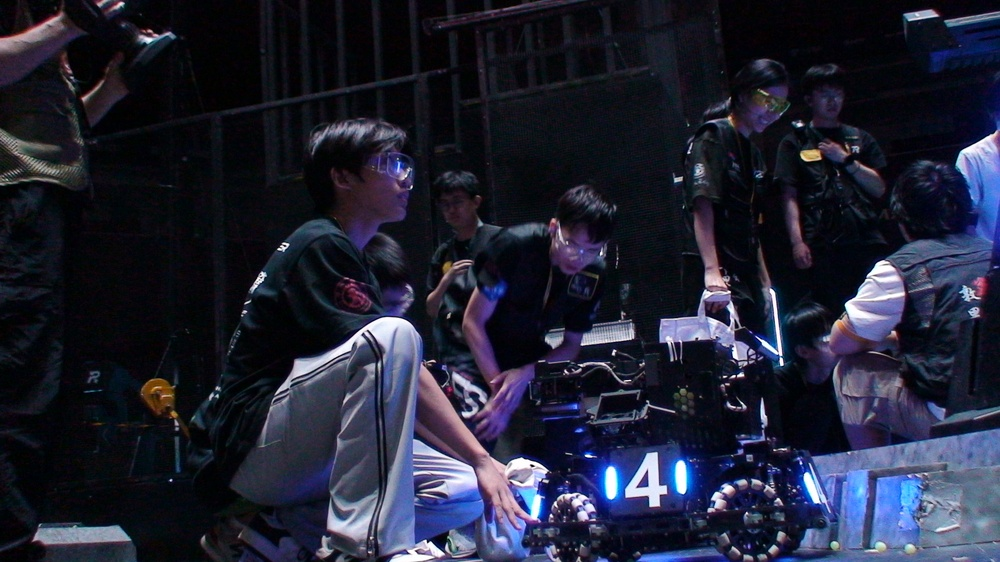
//> input picture opencv_project_2/resources/test_image_2.jpg, 1000 x 562 px, shrunk from 2016 x 1134 before the run
$ ./main   (built with g++ and OpenCV 4)
//> lines starting //> are read from the running program, lines starting //| are printed output that depends on the picture; after the words box and inside, x2 and y2 are one past the last pixel; in counts of white or black regions, pixels touching at a corner belong together
#include <opencv2/opencv.hpp>
#include <opencv2/imgproc.hpp>
#include <opencv2/imgcodecs.hpp>
#include <iostream>
#include <vector>
#include <iomanip>

using namespace cv;
using namespace std;

int main() {
    string imagePath = "resources/test_image_2.jpg";
    Mat originalImage = imread(imagePath, IMREAD_COLOR);
//> originalImage is the input picture: 562 rows x 1000 cols, CV_8UC3; mean B, G, R 51.6, 35, 33


    // 步骤1: 应用高斯模糊
    Mat blurredImage;
    GaussianBlur(originalImage, blurredImage, Size(11, 11), 0);
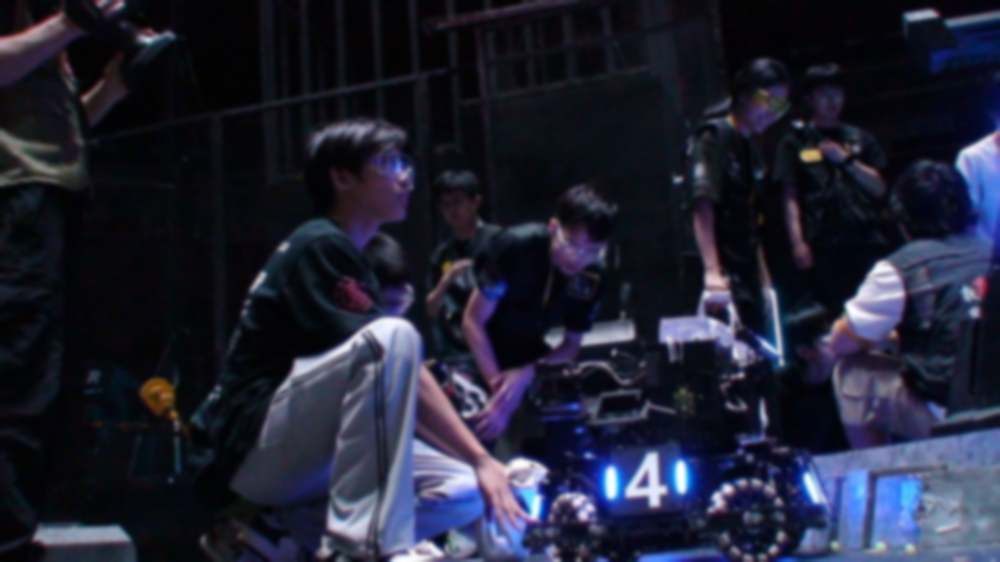
//> blurredImage: 562 rows x 1000 cols, CV_8UC3; mean B, G, R 51.6, 35, 33

    // 步骤2: 转换为灰度图
    Mat grayImage;
    cvtColor(blurredImage, grayImage, COLOR_BGR2GRAY);
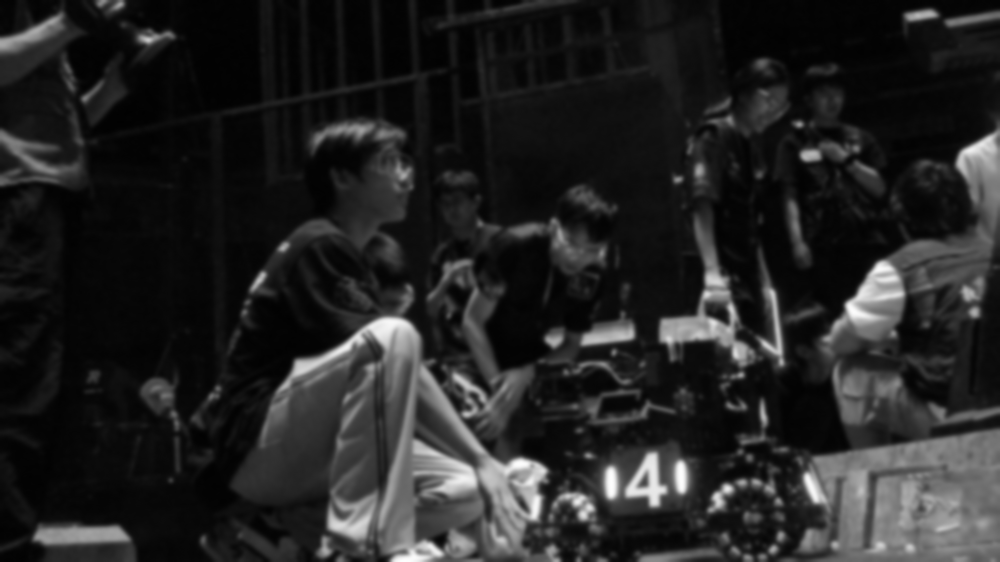
//> grayImage: 562 rows x 1000 cols, CV_8UC1; min 1, max 253, mean 36.3

    // 步骤3: 图像二值化
    Mat binaryImage;
    threshold(grayImage, binaryImage, 230, 255, THRESH_BINARY);
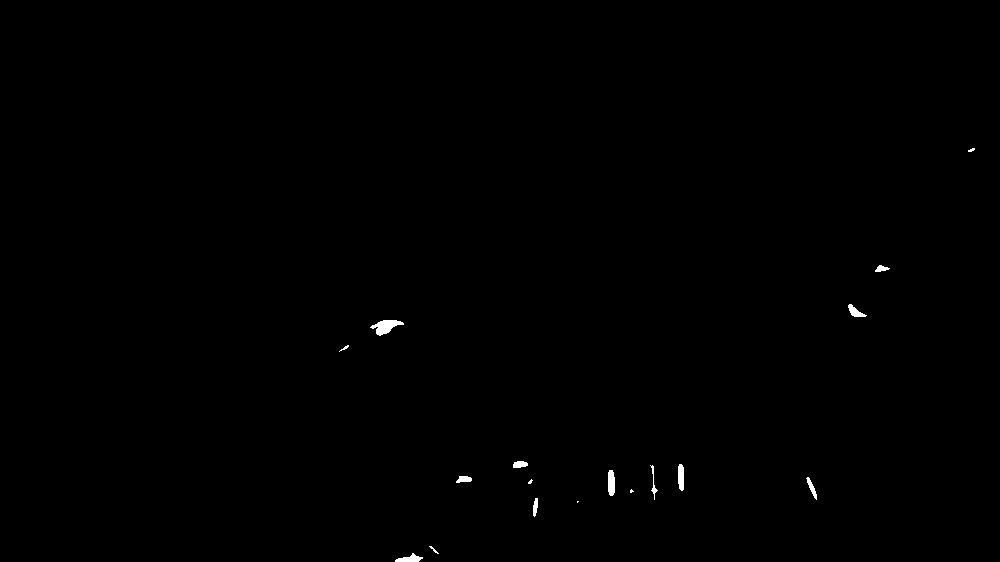
//> binaryImage: 562 rows x 1000 cols, CV_8UC1; 0.25% white; 17 white regions (4 under 20 px), largest, box (x1, y1, x2, y2) and area: (370, 320, 404, 336) 279, (608, 470, 615, 496) 162, (678, 464, 684, 491) 145

    // 步骤4: 形态学开运算
    Mat morphImage;
    Mat kernel = getStructuringElement(MORPH_ELLIPSE, Size(15, 15));
    morphologyEx(binaryImage, morphImage, MORPH_OPEN, kernel);
//> morphImage: 562 rows x 1000 cols, CV_8UC1; every value is 0

    // 步骤5: Canny边缘检测
    Mat cannyImage;
    Canny(morphImage, cannyImage, 50, 150);

    // 步骤6: 识别细长轮廓，画出最小外接矩形
    Mat resultImage = originalImage.clone();

    // 寻找轮廓
    vector<vector<Point>> contours;
    vector<Vec4i> hierarchy;
    findContours(morphImage, contours, hierarchy, RETR_EXTERNAL, CHAIN_APPROX_SIMPLE);
//> contours = 0 contours

    // 为每个轮廓绘制最小外接矩形
    for (size_t i = 0; i < contours.size(); i++) {
        // 过滤掉太小的轮廓
        double area = contourArea(contours[i]);
        if (area < 500) { // 最小面积阈值
            continue;
        }

        // 计算最小外接矩形
        RotatedRect minRect = minAreaRect(contours[i]);

        float width = minRect.size.width;
        float height = minRect.size.height;
        float aspectRatio = max(width, height) / min(width, height);

        if (aspectRatio < 2.0) {
            continue;
        }

        // 获取矩形的四个顶点
        Point2f vertices[4];
        minRect.points(vertices);

        // 绘制最小外接矩形
        for (int j = 0; j < 4; j++) {
            line(resultImage, vertices[j], vertices[(j + 1) % 4], Scalar(0, 255, 0), 2);
        }

    }
//> this loop made 0 passes

    // 收集所有细长轮廓的最小外接矩形
    vector<RotatedRect> elongatedRects;
    for (size_t i = 0; i < contours.size(); i++) {
        double area = contourArea(contours[i]);
        if (area < 500) continue;
        RotatedRect minRect = minAreaRect(contours[i]);
        float width = minRect.size.width;
        float height = minRect.size.height;
        float aspectRatio = max(width, height) / min(width, height);
        if (aspectRatio < 2.0) continue;
        elongatedRects.push_back(minRect);
    }

    // 配对并框选
    for (size_t i = 0; i < elongatedRects.size(); i++) {
        for (size_t j = i + 1; j < elongatedRects.size(); j++) {
            // 判断长边方向是否平行（角度差小于10度）
            float angle1 = elongatedRects[i].angle;
            float angle2 = elongatedRects[j].angle;
            float angleDiff = fabs(angle1 - angle2);
            if (angleDiff > 5.0) continue;
            // 判断长边长度是否相近（相差不超过20%）
            float len1 = max(elongatedRects[i].size.width, elongatedRects[i].size.height);
            float len2 = max(elongatedRects[j].size.width, elongatedRects[j].size.height);
            float lenRatio = len1 / len2;
            if (lenRatio < 0.9 || lenRatio > 1.1) continue;
            // 获取两个矩形的所有顶点
            vector<Point2f> allVertices;
            Point2f v1[4], v2[4];
            elongatedRects[i].points(v1);
            elongatedRects[j].points(v2);
            for (int k = 0; k < 4; k++) allVertices.push_back(v1[k]);
            for (int k = 0; k < 4; k++) allVertices.push_back(v2[k]);
            // 用boundingRect框住所有顶点
            Rect bigRect = boundingRect(allVertices);
            rectangle(resultImage, bigRect, Scalar(0, 0, 255), 3);
        }
    }

    // 保存处理步骤的中间结果
    imwrite("results/01_blurred.jpg", blurredImage);
    imwrite("results/02_gray.jpg", grayImage);
    imwrite("results/03_binary.jpg", binaryImage);
    imwrite("results/04_morph.jpg", morphImage);
    imwrite("results/05_canny.jpg", cannyImage);
    imwrite("results/06_final_result.jpg", resultImage);

    return 0;
}
